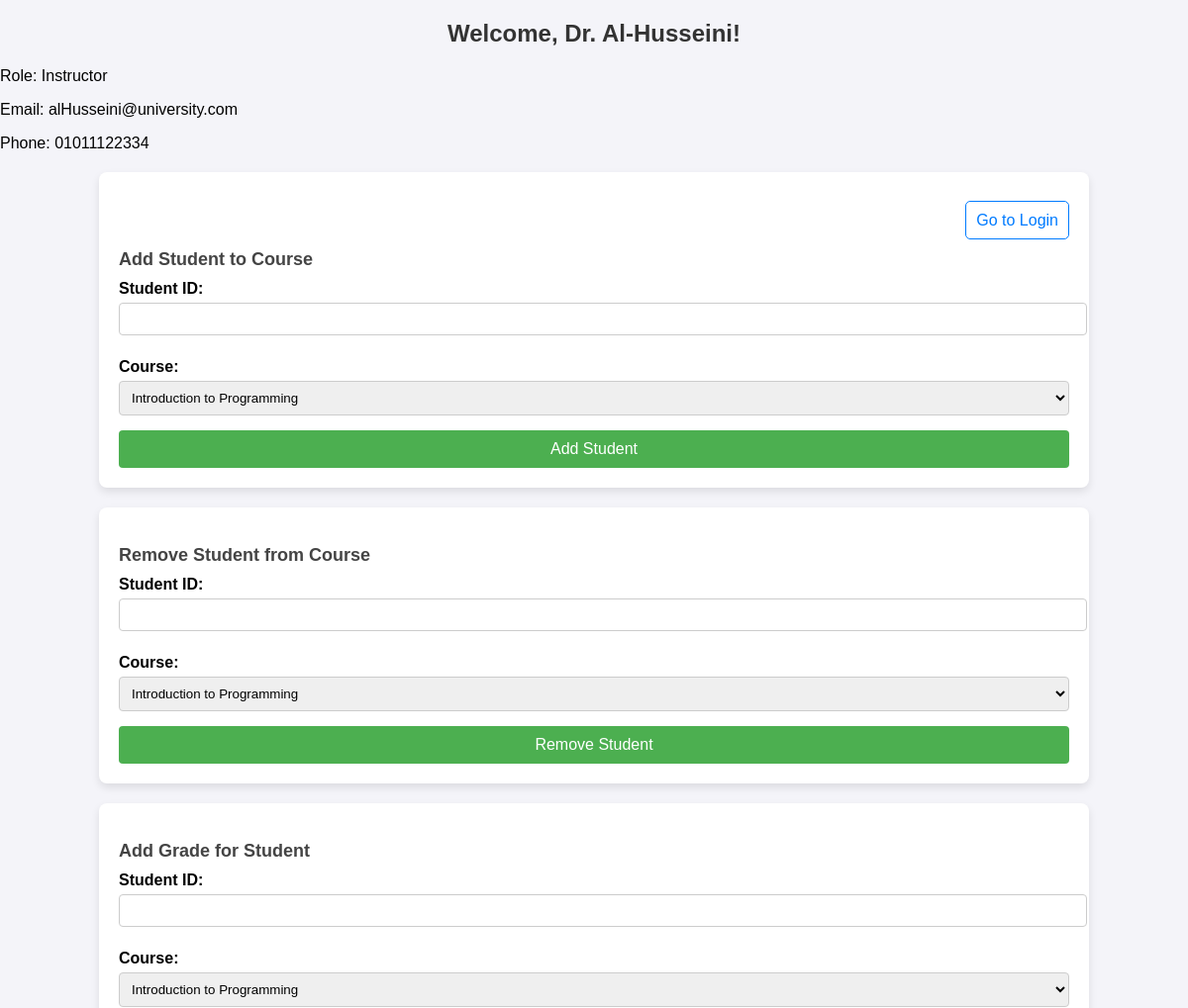
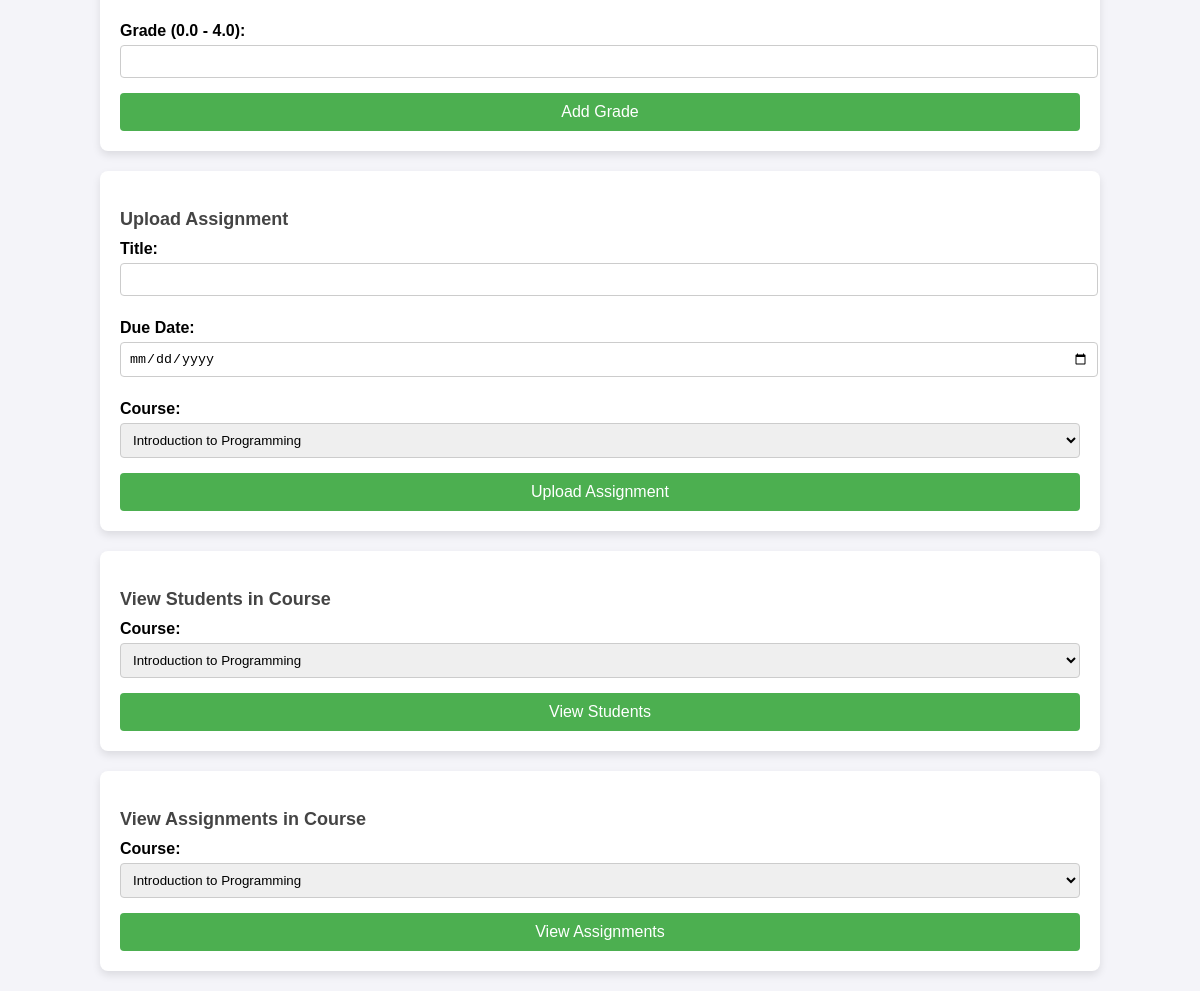
The app's page /dashboard_instructor.php (signed in) with its own data (2 pictures, top to bottom).
### tables this page shows
CREATE TABLE `instructor` (
  `instructor_id` int NOT NULL,
  `name` varchar(100) NOT NULL,
  `email` varchar(100) NOT NULL,
  `phone` varchar(15) NOT NULL,
  `dept_id` int DEFAULT NULL
);

### dashboard_instructor.php (the view, shortened to what this page needs)
<?php
$conn = new mysqli('localhost', 'root', 'root', 'management university');
$role = $_SESSION['role'];
$username = $_SESSION['username'];
$query = "SELECT * FROM `login` WHERE username = ?";
$stmt = $conn->prepare($query);
$stmt->bind_param('s', $username);
$stmt->execute();
$result = $stmt->get_result();
$user = $result->fetch_assoc();
$query2 = "SELECT * FROM `instructor` WHERE instructor_id = ?";
$stmt2 = $conn->prepare($query2);
$stmt2->bind_param('i', $user['instructor_id']);
$stmt2->execute();
$result2 = $stmt2->get_result();
$user2 = $result2->fetch_assoc();
$query = "SELECT * FROM Courses WHERE instructor_id = ?";
$stmt = $conn->prepare($query);
$stmt->bind_param('i', $user['instructor_id']);
$stmt->execute();
$courses = $stmt->get_result();
?>
<!DOCTYPE html>
<html>
<head>
    <link rel="stylesheet" href="style_instructor_dashboard.css">
</head>
<body>
    <h2>Welcome, <?php echo htmlspecialchars($user2['name']); ?>!</h2>
    <p>Role: <?php echo htmlspecialchars($role); ?></p>
    <p>Email: <?php echo htmlspecialchars($user2['email']); ?></p>
    <p>Phone: <?php echo htmlspecialchars($user2['phone']); ?></p>
    <form method="POST">
    <div class="header">
        <a href="login.php" class="login-link">Go to Login</a>
    </div>
        <h3>Add Student to Course</h3>
        <label>Student ID:</label>
        <input type="number" name="student_id" required><br>
        <label>Course:</label>
        <select name="course_id" required>
            <?php while ($course = $courses->fetch_assoc()) { ?>
                <option value="<?php echo $course['course_id']; ?>">
                    <?php echo $course['course_name']; ?>
                </option>
            <?php } ?>
        </select><br>
        <button type="submit" name="add_student">Add Student</button>
    </form>
    <form method="POST">
        <h3>Remove Student from Course</h3>
        <label>Student ID:</label>
        <input type="number" name="student_id" required><br>
        <label>Course:</label>
        <select name="course_id" required>
            <?php $courses->data_seek(0);?>
            <?php while ($course = $courses->fetch_assoc()) { ?>
                <option value="<?php echo $course['course_id']; ?>">
                    <?php echo $course['course_name']; ?>
                </option>
            <?php } ?>
        </select><br>
        <button type="submit" name="delete_student">Remove Student</button>
    </form>
    <form method="POST">
        <h3>Add Grade for Student</h3>
        <label>Student ID:</label>
        <input type="number" name="student_id" required><br>
        <label>Course:</label>
        <select name="course_id" required>
            <?php $courses->data_seek(0); ?>
            <?php while ($course = $courses->fetch_assoc()) { ?>
                <option value="<?php echo $course['course_id']; ?>">
                    <?php echo $course['course_name']; ?>
                </option>
            <?php } ?>
        </select><br>
        <label>Grade (0.0 - 4.0):</label>
        <input type="number" step="0.1" name="grade_gpa" min="0" max="4" required><br>
        <button type="submit" name="add_grade">Add Grade</button>
    </form>
    <form method="POST">
        <h3>Upload Assignment</h3>
        <label>Title:</label>
        <input type="text" name="title" required><br>
        <label>Due Date:</label>
        <input type="date" name="due_date" required><br>
        <label>Course:</label>
        <select name="course_id" required>
            <?php $courses->data_seek(0); ?>
            <?php while ($course = $courses->fetch_assoc()) { ?>
                <option value="<?php echo $course['course_id']; ?>">
                    <?php echo $course['course_name']; ?>
                </option>
            <?php } ?>
        </select><br>
        <button type="submit" name="upload_assignment">Upload Assignment</button>
    </form>
    <form method="POST">
        <h3>View Students in Course</h3>
        <label>Course:</label>
        <select name="course_id" required>
            <?php $courses->data_seek(0); ?>
            <?php while ($course = $courses->fetch_assoc()) { ?>
                <option value="<?php echo $course['course_id']; ?>">
                    <?php echo $course['course_name']; ?>
                </option>
            <?php } ?>
        </select><br>
        <button type="submit" name="view_students">View Students</button>
    </form>
    <form method="POST">
        <h3>View Assignments in Course</h3>
        <label>Course:</label>
        <select name="course_id" required>
            <?php $courses->data_seek(0); ?>
            <?php while ($course = $courses->fetch_assoc()) { ?>
                <option value="<?php echo $course['course_id']; ?>">
                    <?php echo $course['course_name']; ?>
                </option>
            <?php } ?>
        </select><br>
        <button type="submit" name="view_assignments">View Assignments</button>
    </form>
</body>
</html>

### style_instructor_dashboard.css (style rules this page uses)
body { font-family: Arial, sans-serif; background-color: #f4f4f9; margin: 0; padding: 0; }
h2 { color: #333; text-align: center; margin-top: 20px; }
form { background-color: #fff; padding: 20px; margin: 20px auto; border-radius: 8px; width: 80%; box-shadow: 0 4px 8px rgba(0, 0, 0, 0.1); }
form h3 { color: #444; font-size: 18px; margin-bottom: 10px; }
label { display: block; margin: 8px 0 5px; font-weight: bold; }
input[type="text"], input[type="number"], input[type="date"], select { width: 100%; padding: 8px; margin-bottom: 15px; border: 1px solid #ccc; border-radius: 4px; }
button[type="submit"] { background-color: #4CAF50; color: white; padding: 10px 15px; border: none; border-radius: 4px; cursor: pointer; width: 100%; font-size: 16px; }
.header { margin: 20px 0; text-align: right; }
.login-link { text-decoration: none; font-size: 16px; color: #007bff; padding: 10px; border: 1px solid #007bff; border-radius: 5px; }

### records on screen
instructor: name "Dr. Al-Husseini", email "alHusseini@university.com", phone "01011122334"

### other values on screen
$role "Instructor"
form field course_id "Introduction to Programming"
